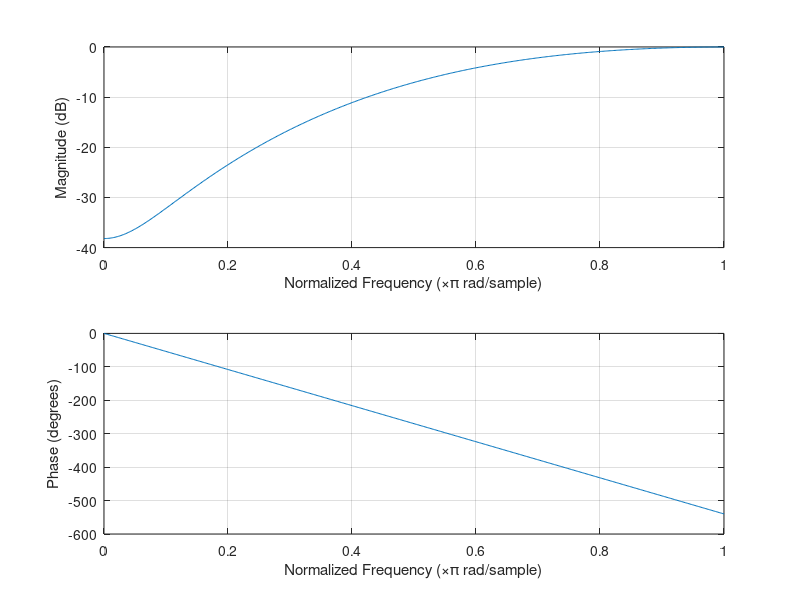

This figure's MATLAB source:
wp = 0.5;
ws = 0.6;
delp=0.1;
dels=0.1;
Fs=8000;
N1=-1*20*log10(dels)-7.95;
N2=14.36*(ws-wp)/2*pi;
N=N1/N2;
M=ceil(N);
wc=(wp+ws)/2;
b=fir1(M,wc,'high',hamming(M+1));
figure(2)
freqz(b,1,512)
